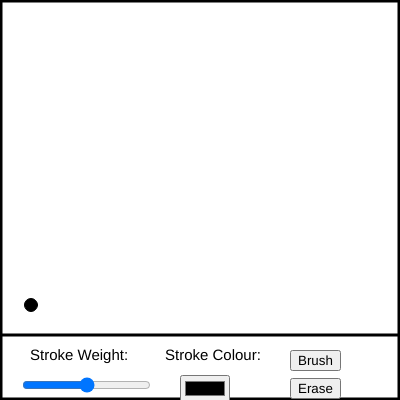
Frame 1 (no input)
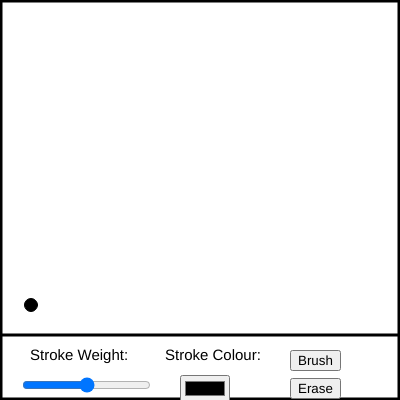
Frame 60 (no input)
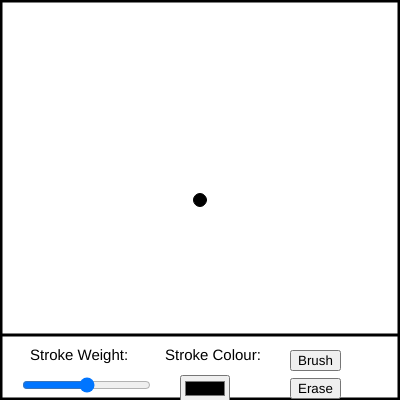
Frame 120 (the mouse pressed at the canvas centre since frame 60)

The p5.js sketch that drew these frames (run headless with seeded random() and noise() and a simulated clock; from frame 60 on, the mouse is pressed at the canvas centre):

// p5.js sketch
// ── sketch.js
var bSlider, brushVal, clr, btn1, btn2;
var sPos = [];
var tool = "brush";

function setup() {
  createCanvas(400, 400);
  frameRate(100);

  bSlider = createSlider(1, 25, 13, 0);
  bSlider.position(20, 375);

  clr = createInput("", 'color');
  clr.position(180, 375);

  btn1 = createButton("Brush");
  btn1.position(290, 350);
  btn2 = createButton("Erase");
  btn2.position(290, 378);
}

function draw() {
  background(255);

  // Text
  fill("black");
  noStroke();
  textSize(15);
  text("Stroke Weight:", 30, 360);
  text("Stroke Colour:", 165, 360);

  // Tool
  for (var s in sPos) {
    if (sPos[s][4] == "brush") {
      fill(sPos[s][3]);
      noStroke();
      ellipse(sPos[s][0], sPos[s][1], sPos[s][2]);
    }

    if (sPos[s][4] == "eraser") {
      fill("white");
      noStroke();
      rect(sPos[s][0], sPos[s][1], sPos[s][2] + 5, sPos[s][2] + 5);
    }
  }

  // Borders
  stroke("black");
  strokeWeight(5);
  textSize(15);
  line(0, 0, 400, 0);
  line(0, 400, 400, 400);
  line(0, 0, 0, 400);
  line(400, 0, 400, 400);
  strokeWeight(3);
  line(0, 335, 400, 335);

  // Tool
  if (tool == "brush") {
    stroke("black")
    strokeWeight(1);
    fill(clr.value());
    
    if (mouseX < 400 && mouseX > 10 && mouseY < 330 && mouseY > 10) {
      ellipse(mouseX, mouseY, bSlider.value());
    } else {
      ellipse(31, 305, bSlider.value());
    }

  } else if (tool == "eraser") {
    stroke("black");
    strokeWeight(1);
    fill("white");
    rectMode(CENTER);
    if (mouseX < 400 && mouseX > 10 && mouseY < 330 && mouseY > 10) {
      rect(mouseX, mouseY, bSlider.value() + 5, bSlider.value() + 5);
    } else {
      rect(31, 305, bSlider.value() + 5, bSlider.value() + 5);
    }
  }

  // Buttons
  btn1.mousePressed(() => {
    tool = "brush";
  })

  btn2.mousePressed(() => {
    tool = "eraser";
  })
}

function mouseDragged() {
  if (mouseX < 400 && mouseX > 10 && mouseY < 330 && mouseY > 10) {
    sPos.push([mouseX, mouseY, bSlider.value(), clr.value(), tool]);
  }
}

function keyPressed() {
  if (keyCode == 66) {
    tool = "brush";
  } else if (keyCode == 69) {
    tool = "eraser";
  }
}
// ── styles.css
html, body {
    margin: 10;
    padding: 0;
}

canvas {
    display: block;
}

button {
    font-size: 15px;
    font-weight: bold;
    border-color: royalblue;
    color: royalblue;
    width: 7%;
}

button:hover {
    cursor: pointer;
    transition: 0.5s;
    border-color: royalblue;
    background-color: royalblue;
    color: white;
}

input[type = color] {
    width: 75px;
    height: 20px;
}
